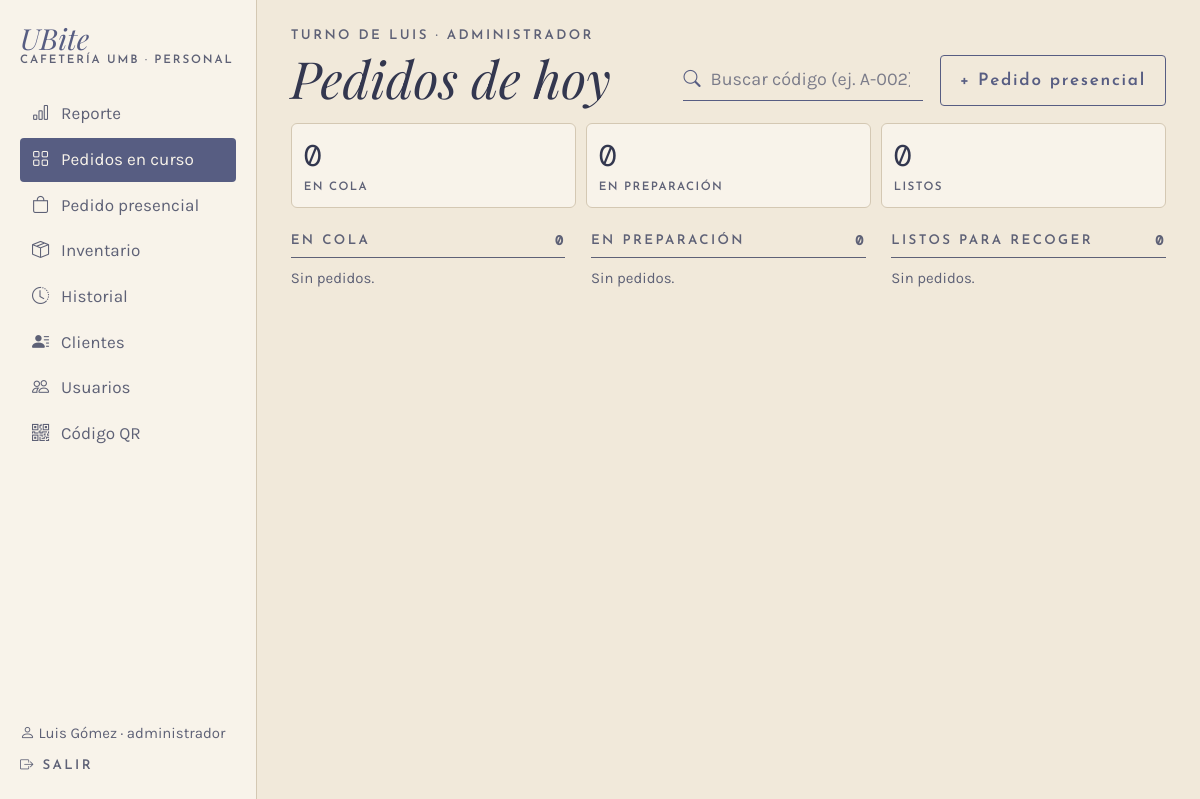
/caja/ (signed in), run on an earlier commit of the app's database.
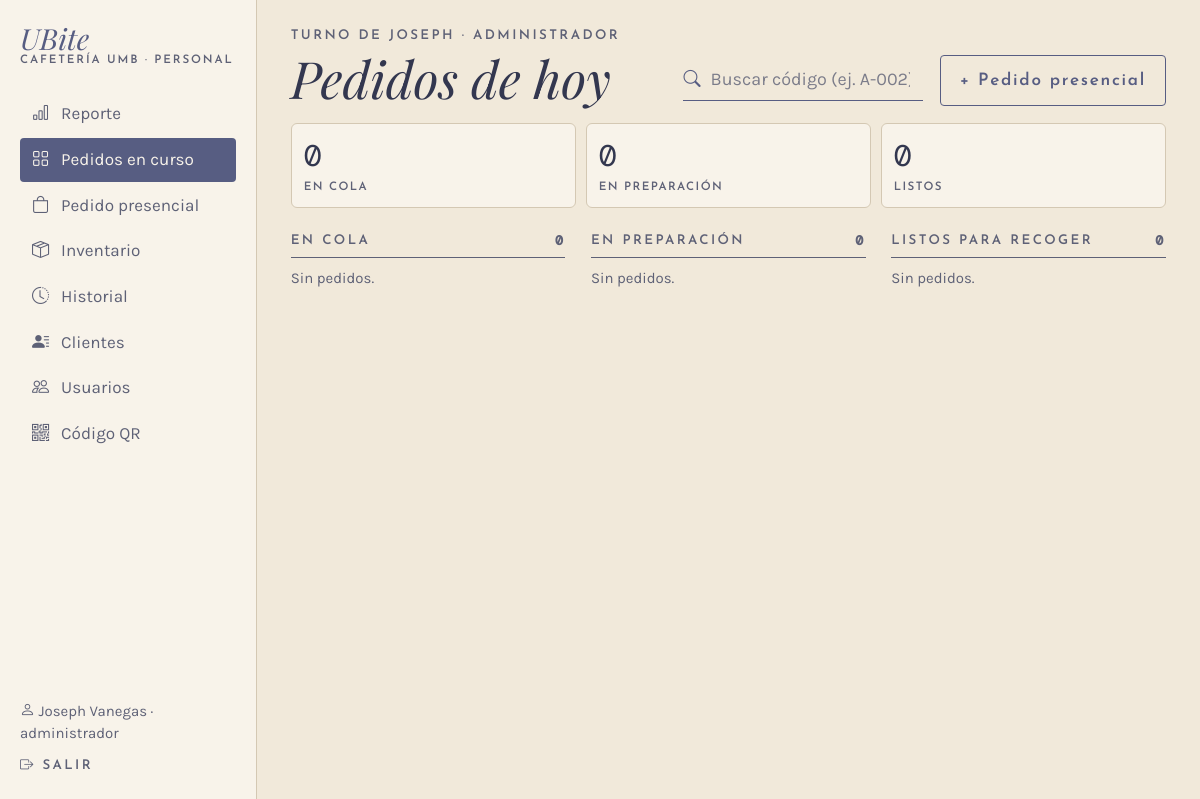
And on a later commit of the database.
### app/models.py (models this page shows, shortened)
class Usuario(UserMixin, db.Model):
    __tablename__ = "usuario"
    __table_args__ = (
        db.CheckConstraint("rol IN ('cajero', 'administrador')", name="ck_usuario_rol"),
    )
    id_usuario = db.Column(db.Integer, primary_key=True, autoincrement=True)
    nombre = db.Column(db.Text, nullable=False)
    rol = db.Column(db.Text, nullable=False)
    username = db.Column(db.Text, nullable=False, unique=True)
    password_hash = db.Column(db.Text, nullable=False)
    activo = db.Column(db.Boolean, nullable=False, default=True)
    @property
    def is_active(self):
        return bool(self.activo)

### app/routes/caja.py (the view)
@bp.route("/")
@rol_requerido(*PERSONAL)
def cola():
    pedidos = servicios.cola_activa()
    columnas = {e: [p for p in pedidos if p.estado == e] for e in servicios.ACTIVOS}
    buscar = request.args.get("buscar", "").strip()
    encontrado = servicios.buscar_pedido(buscar) if buscar else None
    return render_template("caja/cola.html", columnas=columnas, buscar=buscar,
                           encontrado=encontrado)

### app/__init__.py (called while the page is built)
@login_manager.user_loader
def cargar_usuario(id_usuario):
    from .models import Usuario
    u = db.session.get(Usuario, int(id_usuario))
    return u if u is not None and u.activo else None

### app/database.py (called while the page is built)
@event.listens_for(Engine, "begin")
def _iniciar(conexion):
    conexion.exec_driver_sql("BEGIN IMMEDIATE" if _escritura.get() else "BEGIN")

### app/routes/__init__.py (called while the page is built)
def rol_requerido(*roles):
    def decorador(vista):
        @wraps(vista)
        @login_required
        def envoltura(*args, **kwargs):
            if current_user.rol not in roles:
                abort(403)
            return vista(*args, **kwargs)
        return envoltura
    return decorador

### app/routes/cliente.py (called while the page is built)
@bp.app_context_processor
def datos_carrito():
    carrito = session.get("carrito", {})
    return {"unidades_carrito": sum(carrito.values())}

### app/servicios.py (called while the page is built)
def cola_activa():
    pagado = exists().where(Pago.id_pedido == Pedido.id_pedido, Pago.estado == "aprobado")
    return (Pedido.query.filter(Pedido.estado.in_(ACTIVOS))
            .order_by(case((pagado, 0), else_=1), Pedido.fecha_hora).all())

### app/templates/caja/cola.html (shortened to what this page needs)
{% extends "caja/_base.html" %}
{% set titulos = {"en_cola": "En cola", "en_preparacion": "En preparación", "listo": "Listos para recoger"} %}
{% set cortos = {"en_cola": "En cola", "en_preparacion": "En preparación", "listo": "Listos"} %}
{% block panel %}
<div class="d-flex flex-wrap justify-content-between align-items-end gap-3 mb-3">
  <div>
    <p class="etiqueta mb-1">Turno de {{ current_user.nombre.split(' ')[0] }} · {{ current_user.rol }}</p>
    <h1 class="titulo display-5 mb-0">Pedidos de hoy</h1>
  </div>
  <div class="d-flex flex-wrap gap-3 align-items-center">
    <form method="get" class="campo-icono buscador"><i class="bi bi-search"></i>
      <input class="form-control linea-campo" name="buscar" value="{{ buscar }}" placeholder="Buscar código (ej. A-002)">
    </form>
    <a class="btn btn-contorno d-none d-lg-inline-block" href="{{ url_for('caja.presencial') }}">+ Pedido presencial</a>
  </div>
</div>
<div class="resumen-estados mb-4">
  {% for estado, pedidos in columnas.items() %}
  <a href="#col-{{ estado }}" class="tarjeta"><span class="mono fs-3">{{ pedidos|length }}</span><span class="etiqueta">{{ cortos[estado] }}</span></a>
  {% endfor %}
</div>
<div class="row g-4">
  {% for estado, pedidos in columnas.items() %}
  <section class="col-lg-4 columna-cola" id="col-{{ estado }}">
    <h2 class="etiqueta"><span>{{ titulos[estado] }}</span><span class="mono">{{ pedidos|length }}</span></h2>
    {% for p in pedidos %}{{ tarjeta(p) }}{% else %}<p class="small suave">Sin pedidos.</p>{% endfor %}
  </section>
  {% endfor %}
</div>
{% endblock %}

### app/templates/caja/_base.html (shortened to what this page needs)
{% extends "base.html" %}
{% block clase_main %}{{ 'con-lateral' if es_admin }} container-xl py-4 con-barra-inferior{% endblock %}
{% block encabezado %}
{% if es_admin %}
<aside class="lateral d-none d-lg-flex">
  <a class="marca mb-4" href="{{ url_for('admin.reporte') }}"><span class="nombre">UBite</span><span class="sub">Cafetería UMB · Personal</span></a>
  <nav>
    {% for ruta, texto, icono in menu_personal %}
    <a href="{{ url_for(ruta) }}" class="{{ 'activo' if seccion == ruta }}"><i class="bi {{ icono }}"></i>{{ texto }}</a>
    {% endfor %}
  </nav>
  <div class="mt-auto pt-4 small">
    <div class="suave mb-2"><i class="bi bi-person"></i> {{ current_user.nombre }} · {{ current_user.rol }}</div>
    <a href="{{ url_for('auth.salir') }}" class="etiqueta text-decoration-none"><i class="bi bi-box-arrow-right"></i> Salir</a>
  </div>
</aside>
{% endif %}
{% endblock %}
{% block contenido %}
{% block panel %}{% endblock %}
{% endblock %}

What changed in the data, as far as the page shows it:
changed Usuario "administrador": nombre "Luis Gómez" → "Joseph Vanegas"; nombre "LUIS" → "JOSEPH"
